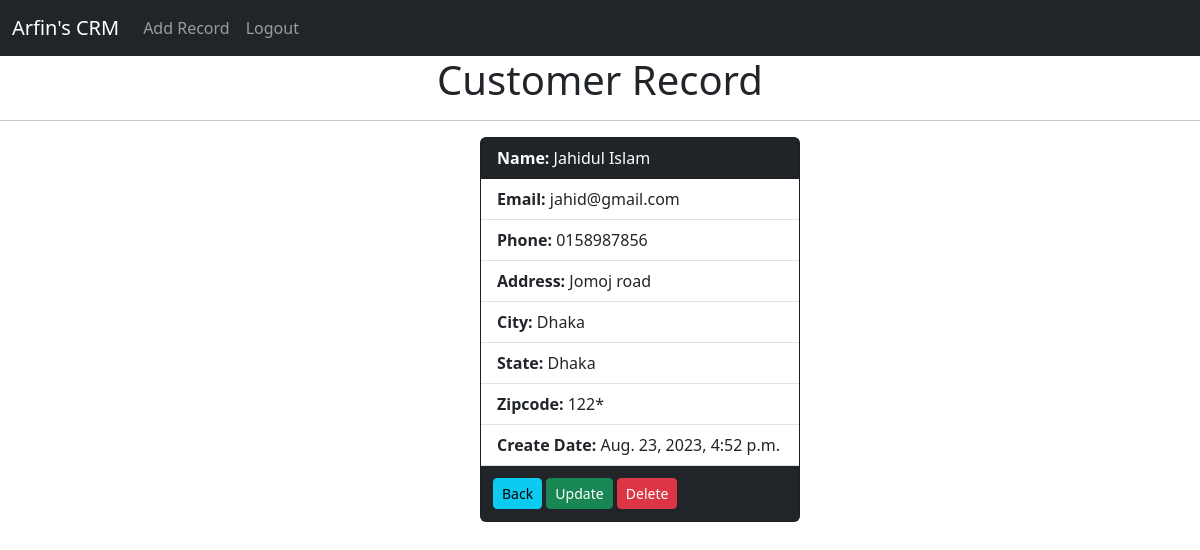
Screenshot of /record/4/ (signed in) with the database file from the repository.
### base/models.py (models this page shows, shortened)
class Record(models.Model):
    created_at = models.DateTimeField(auto_now_add=True)
    name = models.CharField(max_length=256)
    email = models.CharField(max_length=256)
    phone = models.CharField(max_length=256)
    address = models.CharField(max_length=256)
    city = models.CharField(max_length=50)
    state = models.CharField(max_length=50)
    zipcode = models.CharField(max_length=20)

### base/views.py (the view)
# urls.py: path('record/<str:pk>/', views.customer_record, name='record'),
def customer_record(request, pk):
    if request.user.is_authenticated:
        customer_record = Record.objects.get(id=pk)
        context = {'customer_record': customer_record}
        return render(request, 'record.html', context)
    else:
        messages.success(request, 'You must be logged in to access!')
        return redirect('home')

### templates/record.html (shortened to what this page needs)
{% extends "base.html" %}
{% block content %}
<h1 style="text-align: center;">Customer Record</h1>
<hr>
<div class="card text-white bg-dark mb-3" style="width: 20rem; margin-left: 40vw;">
    <div class="card-header">
        <strong>Name: </strong> {{customer_record.name}}
    </div>
    <ul class="list-group list-group-flush">
        <li class="list-group-item"><strong>Email:</strong> {{customer_record.email}}</li>
        <li class="list-group-item"><strong>Phone:</strong> {{customer_record.phone}}</li>
        <li class="list-group-item"><strong>Address: </strong> {{customer_record.address}}</li>
        <li class="list-group-item"><strong>City: </strong> {{customer_record.city}}</li>
        <li class="list-group-item"><strong>State: </strong> {{customer_record.state}}</li>
        <li class="list-group-item"><strong>Zipcode: </strong> {{customer_record.zipcode}}</li>
        <li class="list-group-item"><strong>Create Date: </strong> {{customer_record.created_at}}</li>
        <div class="m-1 p-2">
            <a href="{% url 'home' %}" class="btn btn-sm btn-info ">Back</a>
            <a href="{% url 'update' customer_record.id %}" class="btn btn-sm btn-success">Update</a>
            <a href="{% url 'delete' customer_record.id %}" class="btn btn-sm btn-danger">Delete</a>
        </div>
    </ul>
</div>
{% endblock content %}

### rows the page displays
Record: name "Jahidul Islam", email "jahid@gmail.com", phone "0158987856", address "Jomoj road", city "Dhaka", state "Dhaka", zipcode "122*", created_at "Aug. 23, 2023, 4:52 p.m."
